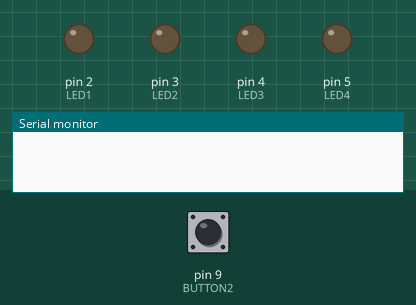
Simulated run of this sketch. Board: Arduino Uno, built with avr-gcc and run on an emulated ATmega328P. On the bench: output pins drawn as LEDs (lit = HIGH), the last lines printed to the serial monitor. The test bench sets the inputs (shaded band); at power-on: pin 9 (BUTTON2) LOW.

Above: at 1.2 s.
1.3 s: pin 9 (BUTTON2) pulled HIGH for 0.15 s
At 2.1 s:
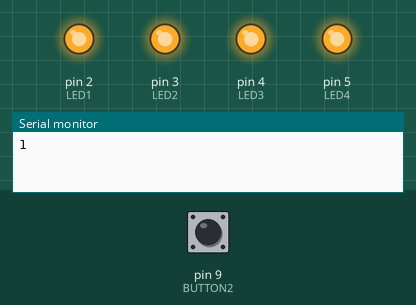
3.0 s: pin 9 (BUTTON2) pulled HIGH for 1 s
At 5.2 s:
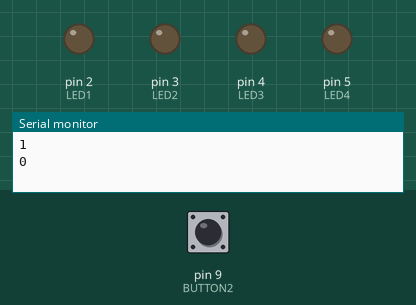
5.5 s: pin 9 (BUTTON2) pulled HIGH for 3.2 s
At 10.0 s:
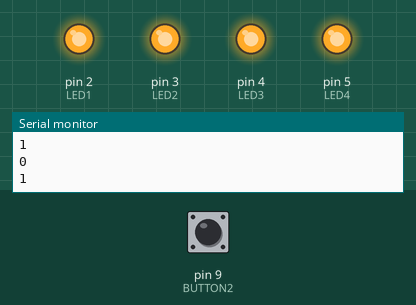
Timing chart, 0 to 11.5 s (numbered marks = the images above; inputs shaded):
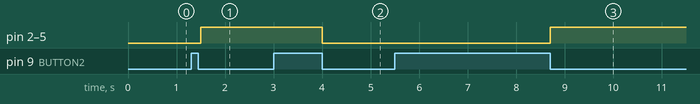

Measured:
- after the input at 1.3 s, pin 2 (LED1), pin 3 (LED2), pin 4 (LED3), pin 5 (LED4): LOW → HIGH after 0.20 s
- after the input at 3.0 s, pin 2 (LED1), pin 3 (LED2), pin 4 (LED3), pin 5 (LED4): HIGH → LOW after 1.0 s
- after the input at 5.5 s, pin 2 (LED1), pin 3 (LED2), pin 4 (LED3), pin 5 (LED4): LOW → HIGH after 3.2 s

The sketch:

Ornek-Proje3.ino
```cpp
/*
*
* Örnek 3 - Buton ile Led Kontrolü
* Kullanilacak Komponentler:
*   Breadboard üzerine 2 tane buton baglayin 4 adet led badlayin
* Uygulama:
*   Butonlarin bir tanesine basili iken ledlerin tamamı yansin, aksi halde sönsün.
*   Diger butona basip çekince ledlerin tamama yansan, tekrar basip cekince sönsün
*/

#define LED1 2
#define LED2 3
#define LED3 4
#define LED4 5
#define BUTTON1 8
#define BUTTON2 9

int button_input = 0;

void setup() {
  pinMode(LED1, OUTPUT);
  pinMode(LED2, OUTPUT);
  pinMode(LED3, OUTPUT);
  pinMode(LED4, OUTPUT);
  pinMode(BUTTON1, INPUT);
  pinMode(BUTTON2, INPUT);

  Serial.begin(9600);
}

void loop() {
  /*
  if (digitalRead(BUTTON1)) {
    digitalWrite(LED1, HIGH);
    digitalWrite(LED2, HIGH);
    digitalWrite(LED3, HIGH);
    digitalWrite(LED4, HIGH);
  } else {
    digitalWrite(LED1, LOW);
    digitalWrite(LED2, LOW);
    digitalWrite(LED3, LOW);
    digitalWrite(LED4, LOW);
  }
  */

  if (digitalRead(BUTTON2)) {
    button_input = !(button_input);
    Serial.println(button_input);
    while(digitalRead(BUTTON2)){
      delay(100);
    }
    digitalWrite(LED1, button_input);
    digitalWrite(LED2, button_input);
    digitalWrite(LED3, button_input);
    digitalWrite(LED4, button_input);
  }
}
```
